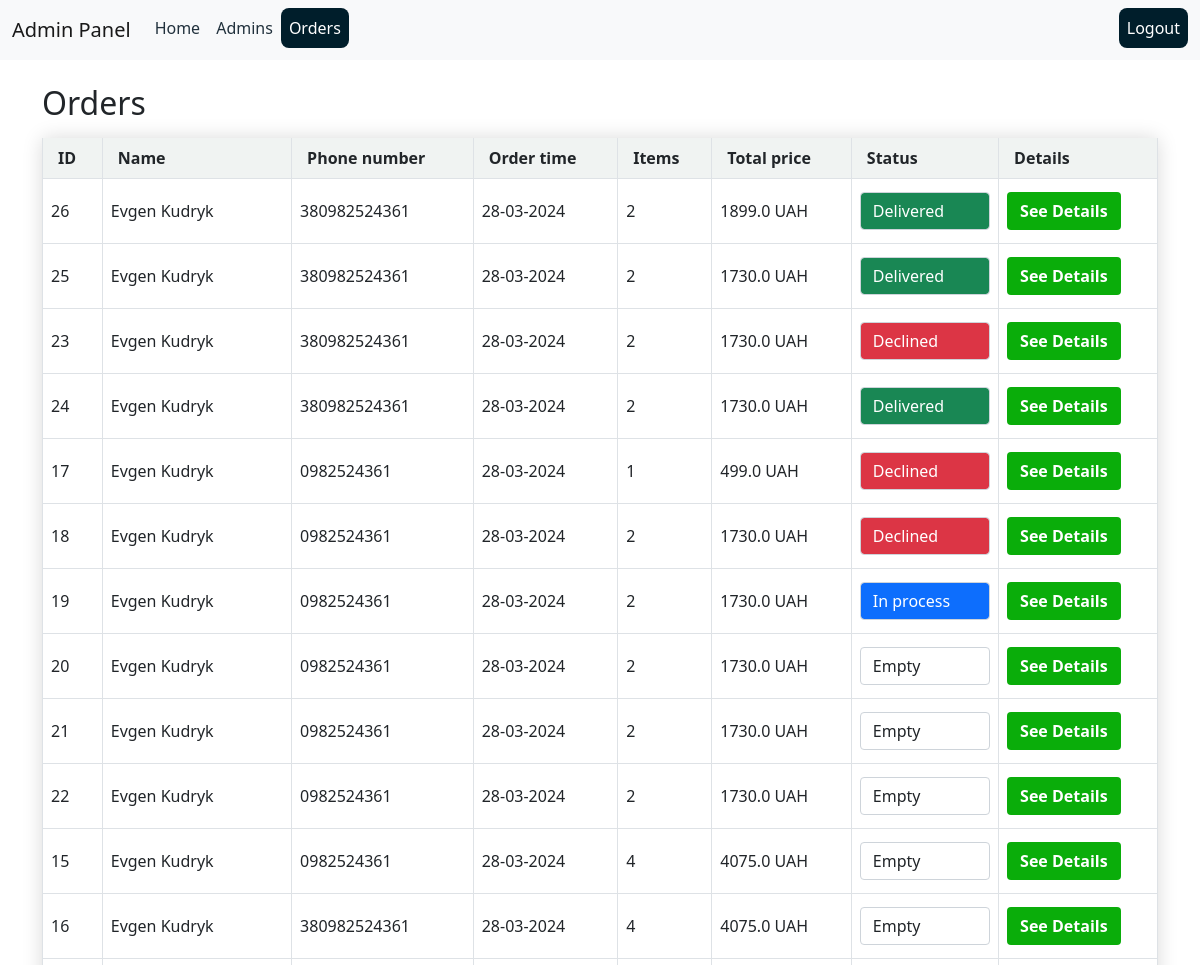
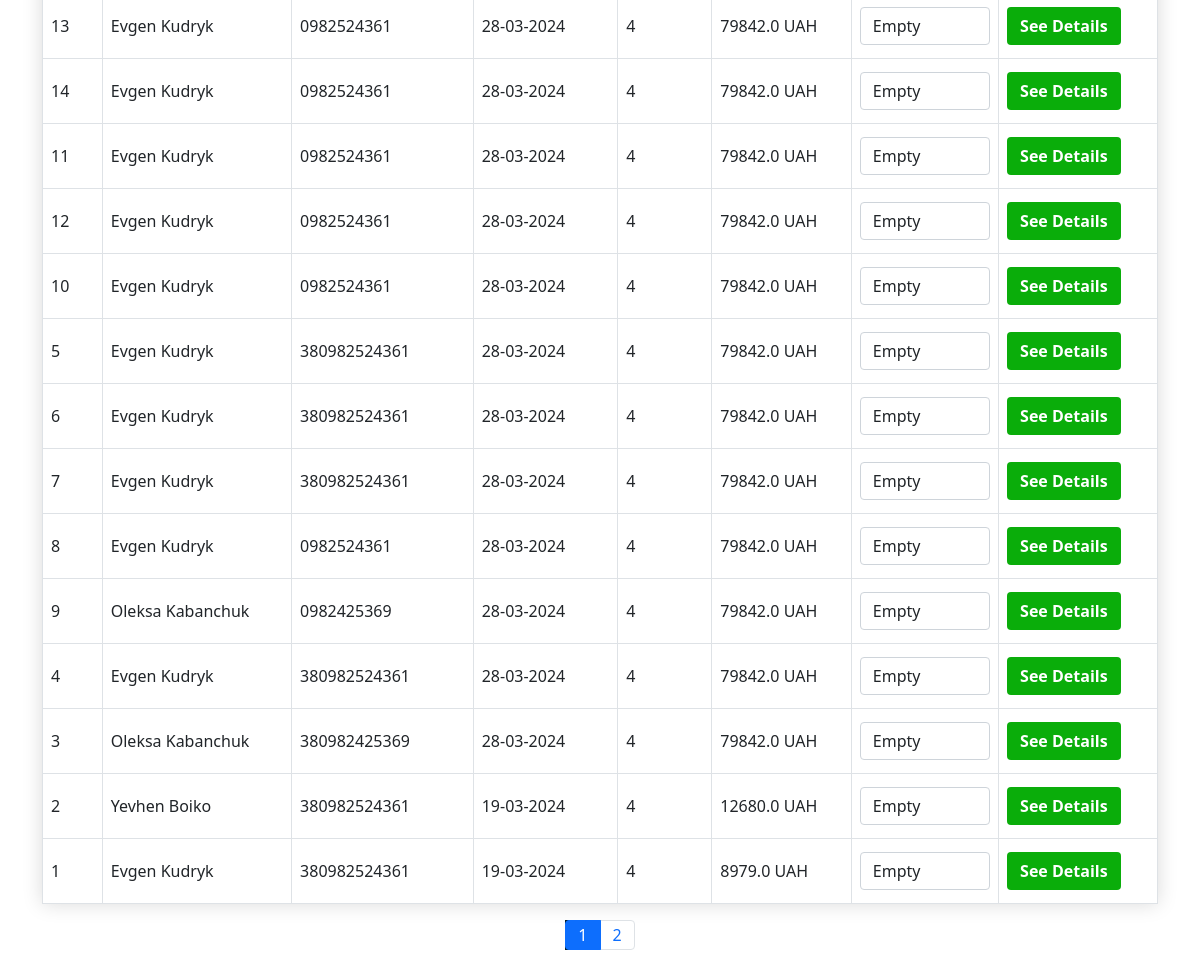
The page /admin/orders (signed in) on the database its author committed (2 pictures, top to bottom).
### backend/orders/models.py (models this page shows, shortened)
class Orders(db.Model):
    id = db.Column(db.Integer, primary_key=True)
    name = db.Column(db.String(100), nullable=False)
    email = db.Column(db.String(100), nullable=False)
    phone_number = db.Column(db.String(100), nullable=False)
    street = db.Column(db.String(255), nullable=False)
    house_number = db.Column(db.String(100), nullable=False)
    entrance_number = db.Column(db.String(100), nullable=False)
    comment = db.Column(db.String(255), nullable=False)
    total_price = db.Column(db.Float, nullable=False)
    order_time = db.Column(db.DateTime, nullable=False, default=datetime.utcnow())
    products = db.relationship('Products', secondary=orders_products, backref='orders', lazy=True)
    status = db.Column(db.String(100), nullable=True)
    user_id = db.Column(db.Integer, db.ForeignKey('user.id'), nullable=True)
    @staticmethod
    def get_all_orders():
        return Orders.query.order_by(Orders.order_time.desc()).all()
    @staticmethod
    def get_all_orders_products_data():
        order_quantities_dict = defaultdict(list)
        for order in Orders.get_all_orders():
            for product in order.products:
                quantity = db.session.query(orders_products.c.quantity).filter_by(order_id=order.id,
                                                                                  product_id=product.id).scalar()
                order_quantities_dict[order.id].append(quantity)
        return order_quantities_dict

### backend/admin/views.py (the view)
@admin.route('/orders', methods=['GET', 'POST'])
@only_admin_access
def orders():
    all_orders = Orders.get_all_orders()
    get_all_orders_products_data = Orders.get_all_orders_products_data()
    return render_template('orders.html', orders=all_orders,
                           order_quantities_dict=get_all_orders_products_data)

### backend/admin/views.py (called while the page is built)
def only_admin_access(func):
    @wraps(func)
    def wrapper(*args, **kwargs):
        try:
            if current_user.is_active and uuid.UUID(str(current_user.id)):
                return func(*args, **kwargs)
        except ValueError:
            return redirect(url_for('public.home'))
    return wrapper

### backend/public/views.py (called while the page is built)
@login_manager.user_loader
def load_user(user_id):
    try:
        if uuid.UUID(str(user_id)):
            return Admin.query.get(user_id)
    except ValueError:
        return User.query.get(user_id)

def set_categories():
    if 'categories' not in g:
        g.categories = Categories.query.all()

### backend/templates/admin/orders.html (shortened to what this page needs)
{% extends 'admin-base.html' %}
{% block content %}
<main>
    <div class="container">
         <h2 class="mt-4 mb-3">Orders</h2>
        <table class="table table-bordered">
            <thead>
                <tr>
                    <th>ID</th>
                    <th>Name</th>
                    <th>Phone number</th>
                    <th>Order time</th>
                    <th>Items</th>
                    <th>Total price</th>
                    <th>Status</th>
                    <th>Details</th>
                </tr>
            </thead>
            <tbody>
                {% for order in orders %}
                    <tr>
                        <td>{{ order.id }}</td>
                        <td>{{ order.name }}</td>
                        <td>{{ order.phone_number }}</td>
                        <td>{{ order.order_time.strftime('%d-%m-%Y') }}</td>
                        <td>{{ order.products|length }}</td>
                        <td>{{ order.total_price }} UAH</td>
                        <td>
                            <select class="form-control status-select {% if order.status == 'in process' %}bg-primary text-white{% elif order.status == 'delivered' %}bg-success text-white{% elif order.status == 'declined' %}bg-danger text-white{% endif %}" data-order-id="{{ order.id }}">
                                <option value="empty" class="text-dark bg-light"  {% if order.status == "empty" %} selected {% endif %}>Empty</option>
                                <option value="in process" class="text-dark bg-light"  {% if order.status == "in process" %} selected {% endif %}>In process</option>
                                <option value="delivered" class="text-dark bg-light"  {% if order.status == "delivered" %} selected {% endif %}>Delivered</option>
                                <option value="declined" class="text-dark bg-light"  {% if order.status == "declined" %} selected {% endif %}>Declined</option>
                            </select>
                        </td>
                        <td>
                            <button class="btn btn-color-green" data-toggle="collapse"
                                    data-target="#orderDetails{{ order.id }}">
                                See Details
                            </button>
                        </td>
                    </tr>
                {% endfor %}
            </tbody>
        </table>
        {% if orders|length > 10 %}
        <nav aria-label="Page navigation">
            <ul class="pagination justify-content-center">
                {% for page in range(1, (orders|length // 10) + 1) %}
                <li class="page-item {% if page == 1 %}active{% endif %}">
                    <a class="page-link" href="#">{{ page }}</a>
                </li>
                {% endfor %}
            </ul>
        </nav>
        {% endif %}
    </div>
</main>
{% endblock %}

### backend/static/style.css (style rules this page uses)
* { margin: 0; padding: 0; box-sizing: border-box !important; line-height: 1; }
.btn-color-green { background-color: rgb(10, 173, 10); color: #fff; }
.btn { font-weight: 600; transition: all 0.3s; }
nav ul li { list-style: none; }
nav ul { padding: 0; }
.active { background-color: #001e2b !important; color: #fff !important; }
table { border-radius: 5px 5px 0 0; box-shadow: 0 0 20px rgba(0, 0, 0, 0.15); }
table thead tr { border-top: none; background-color: #f0f3f2; }
tr, th { padding: 12px 15px !important; }
tbody tr { height: 65px; }
td, th { vertical-align: middle; }

### rows shown on the page
Orders: id "26", name "Evgen Kudryk", phone_number "380982524361", order_time "28-03-2024", products|length "2", total_price "1899.0", status+id "Delivered"
Orders: id "25", name "Evgen Kudryk", phone_number "380982524361", order_time "28-03-2024", products|length "2", total_price "1730.0", status+id "Delivered"
Orders: id "23", name "Evgen Kudryk", phone_number "380982524361", order_time "28-03-2024", products|length "2", total_price "1730.0", status+id "Declined"
Orders: id "24", name "Evgen Kudryk", phone_number "380982524361", order_time "28-03-2024", products|length "2", total_price "1730.0", status+id "Delivered"
Orders: id "17", name "Evgen Kudryk", phone_number "0982524361", order_time "28-03-2024", products|length "1", total_price "499.0", status+id "Declined"
Orders: id "18", name "Evgen Kudryk", phone_number "0982524361", order_time "28-03-2024", products|length "2", total_price "1730.0", status+id "Declined"
Orders: id "19", name "Evgen Kudryk", phone_number "0982524361", order_time "28-03-2024", products|length "2", total_price "1730.0", status+id "In process"
Orders: id "20", name "Evgen Kudryk", phone_number "0982524361", order_time "28-03-2024", products|length "2", total_price "1730.0", status+id "Empty"
Orders: id "21", name "Evgen Kudryk", phone_number "0982524361", order_time "28-03-2024", products|length "2", total_price "1730.0", status+id "Empty"
Orders: id "22", name "Evgen Kudryk", phone_number "0982524361", order_time "28-03-2024", products|length "2", total_price "1730.0", status+id "Empty"
Orders: id "15", name "Evgen Kudryk", phone_number "0982524361", order_time "28-03-2024", products|length "4", total_price "4075.0", status+id "Empty"
Orders: id "16", name "Evgen Kudryk", phone_number "380982524361", order_time "28-03-2024", products|length "4", total_price "4075.0", status+id "Empty"
Orders: id "13", name "Evgen Kudryk", phone_number "0982524361", order_time "28-03-2024", products|length "4", total_price "79842.0", status+id "Empty"
Orders: id "14", name "Evgen Kudryk", phone_number "0982524361", order_time "28-03-2024", products|length "4", total_price "79842.0", status+id "Empty"
Orders: id "11", name "Evgen Kudryk", phone_number "0982524361", order_time "28-03-2024", products|length "4", total_price "79842.0", status+id "Empty"
Orders: id "12", name "Evgen Kudryk", phone_number "0982524361", order_time "28-03-2024", products|length "4", total_price "79842.0", status+id "Empty"
Orders: id "10", name "Evgen Kudryk", phone_number "0982524361", order_time "28-03-2024", products|length "4", total_price "79842.0", status+id "Empty"
Orders: id "5", name "Evgen Kudryk", phone_number "380982524361", order_time "28-03-2024", products|length "4", total_price "79842.0", status+id "Empty"
Orders: id "6", name "Evgen Kudryk", phone_number "380982524361", order_time "28-03-2024", products|length "4", total_price "79842.0", status+id "Empty"
Orders: id "7", name "Evgen Kudryk", phone_number "380982524361", order_time "28-03-2024", products|length "4", total_price "79842.0", status+id "Empty"
Orders: id "8", name "Evgen Kudryk", phone_number "0982524361", order_time "28-03-2024", products|length "4", total_price "79842.0", status+id "Empty"
Orders: id "9", name "Oleksa Kabanchuk", phone_number "0982425369", order_time "28-03-2024", products|length "4", total_price "79842.0", status+id "Empty"
Orders: id "4", name "Evgen Kudryk", phone_number "380982524361", order_time "28-03-2024", products|length "4", total_price "79842.0", status+id "Empty"
Orders: id "3", name "Oleksa Kabanchuk", phone_number "380982425369", order_time "28-03-2024", products|length "4", total_price "79842.0", status+id "Empty"
Orders: id "2", name "Yevhen Boiko", phone_number "380982524361", order_time "19-03-2024", products|length "4", total_price "12680.0", status+id "Empty"
Orders: id "1", name "Evgen Kudryk", phone_number "380982524361", order_time "19-03-2024", products|length "4", total_price "8979.0", status+id "Empty"

### other values the page prints
{{ page }} "1" "2"
